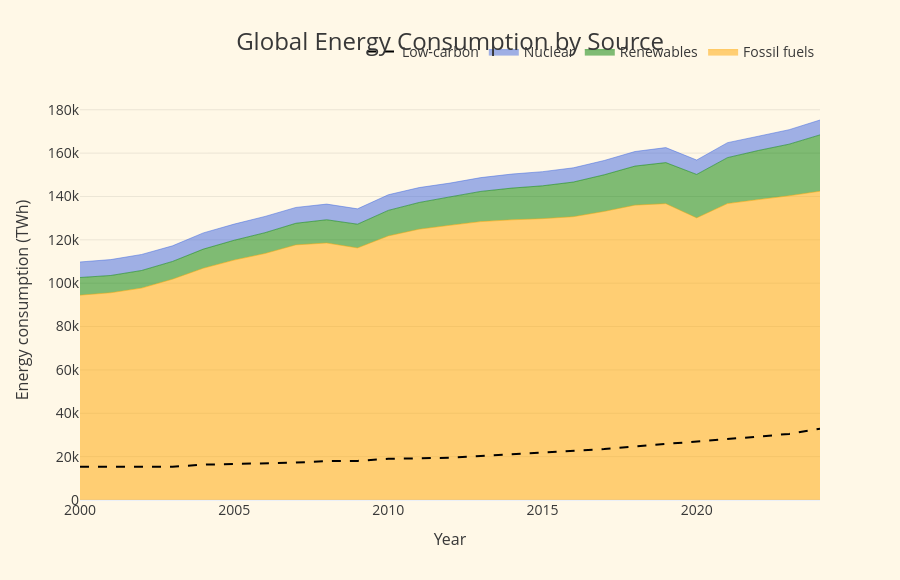

The code cell stored with this chart in its notebook:
### Code cell
fig = go.Figure()

# 1. Fossil fuels (bottom layer)
fig.add_trace(go.Scatter(
    x=global_cons["year"],
    y=global_cons["fossil_fuel_consumption"],
    name="Fossil fuels",
    mode="lines",
    line=dict(width=0.5, color="orange"),
    stackgroup="one"
))

# 2. Renewables (middle layer)
fig.add_trace(go.Scatter(
    x=global_cons["year"],
    y=global_cons["renewables_consumption"],
    name="Renewables",
    mode="lines",
    line=dict(width=0.5, color="green"),
    stackgroup="one"
))

# 3. Nuclear (top layer)
fig.add_trace(go.Scatter(
    x=global_cons["year"],
    y=global_cons["nuclear_consumption"],
    name="Nuclear",
    mode="lines",
    line=dict(width=0.5, color="royalblue"),
    stackgroup="one"
))

# 4. Low‑carbon line
fig.add_trace(go.Scatter(
    x=global_cons["year"],
    y=global_cons["low_carbon_consumption"],
    name="Low‑carbon",
    mode="lines",
    line=dict(width=2, color="black", dash="dash")
))

# --- UNIFIED PREMIUM LAYOUT ---
fig.update_layout(
    title=dict(
        text="Global Energy Consumption by Source",
        x=0.5,
        xanchor='center',
        font=dict(size=24, color="#383838")
    ),
    xaxis_title="Year",
    yaxis_title="Energy consumption (TWh)",

    # Background
    plot_bgcolor= "#FFF8E7",
    paper_bgcolor="#FFF8E7",
    height=580,
    template="plotly_white",

    # Global text style
    font=dict(color="#383838", size=14),

    # Axes
    xaxis=dict(
        showgrid=False,
        tickfont=dict(color="#383838"),
        title=dict(font=dict(color="#383838", size=16))
    ),
    yaxis=dict(
        gridcolor="rgba(0,0,0,0.08)",
        tickfont=dict(color="#383838"),
        title=dict(font=dict(color="#383838", size=16))
    ),

    # Legend
    legend=dict(
        orientation="h",
        yanchor="bottom",
        y=1.08,
        xanchor="right",
        x=1,
        font=dict(color="#383838", size=14)))

# --- SAVE THE FIGURE INTO A SPECIFIC FOLDER ---
# Example: save inside Quarto_Report/images/
fig.write_html(r"C:\Users\eirad\Desktop\IT ACADEMY\Sprint_13_Proyecto_Final\Quarto_Report\Plot\00_global_energy_stacked_area.html")
# Show the figure
fig.show()

### Figure 1 — Plotly figure (JSON) as saved in the notebook; plotly's stock layout.template omitted (floating-point values rounded to 4 significant figures)
{"data": [{"line": {"color": "orange", "width": 0.5}, "mode": "lines", "name": "Fossil fuels", "stackgroup": "one", "type": "scatter", "x": [2000, 2001, 2002, 2003, 2004, 2005, 2006, 2007, 2008, 2009, 2010, 2011, 2012, 2013, 2014, 2015, 2016, 2017, 2018, 2019, 2020, 2021, 2022, 2023, 2024], "y": [94470.0, 95600.0, 97730.0, 101900.0, 106900.0, 110700.0, 113700.0, 117700.0, 118500.0, 116300.0, 121800.0, 124900.0, 126700.0, 128400.0, 129200.0, 129800.0, 130700.0, 133100.0, 136000.0, 136700.0, 130100.0, 136700.0, 138500.0, 140300.0, 142400.0]}, {"line": {"color": "green", "width": 0.5}, "mode": "lines", "name": "Renewables", "stackgroup": "one", "type": "scatter", "x": [2000, 2001, 2002, 2003, 2004, 2005, 2006, 2007, 2008, 2009, 2010, 2011, 2012, 2013, 2014, 2015, 2016, 2017, 2018, 2019, 2020, 2021, 2022, 2023, 2024], "y": [8152.0, 7965.0, 8139.0, 8177.0, 8812.0, 9151.0, 9598.0, 9963.0, 10720.0, 10960.0, 11780.0, 12320.0, 13100.0, 13930.0, 14630.0, 15140.0, 15980.0, 16900.0, 18000.0, 18940.0, 20040.0, 21200.0, 22660.0, 23810.0, 25980.0]}, {"line": {"color": "royalblue", "width": 0.5}, "mode": "lines", "name": "Nuclear", "stackgroup": "one", "type": "scatter", "x": [2000, 2001, 2002, 2003, 2004, 2005, 2006, 2007, 2008, 2009, 2010, 2011, 2012, 2013, 2014, 2015, 2016, 2017, 2018, 2019, 2020, 2021, 2022, 2023, 2024], "y": [7169.0, 7330.0, 7386.0, 7197.0, 7483.0, 7442.0, 7495.0, 7303.0, 7223.0, 7083.0, 7209.0, 6872.0, 6367.0, 6369.0, 6466.0, 6520.0, 6567.0, 6593.0, 6717.0, 6920.0, 6640.0, 6903.0, 6583.0, 6677.0, 6872.0]}, {"line": {"color": "black", "dash": "dash", "width": 2}, "mode": "lines", "name": "Low‑carbon", "type": "scatter", "x": [2000, 2001, 2002, 2003, 2004, 2005, 2006, 2007, 2008, 2009, 2010, 2011, 2012, 2013, 2014, 2015, 2016, 2017, 2018, 2019, 2020, 2021, 2022, 2023, 2024], "y": [15320.0, 15300.0, 15520.0, 15370.0, 16300.0, 16590.0, 17090.0, 17270.0, 17940.0, 18040.0, 18990.0, 19190.0, 19470.0, 20300.0, 21100.0, 21660.0, 22550.0, 23490.0, 24720.0, 25860.0, 26680.0, 28100.0, 29240.0, 30490.0, 32850.0]}], "layout": {"font": {"color": "#383838", "size": 14}, "height": 580, "legend": {"font": {"color": "#383838", "size": 14}, "orientation": "h", "x": 1, "xanchor": "right", "y": 1.08, "yanchor": "bottom"}, "paper_bgcolor": "#FFF8E7", "plot_bgcolor": "#FFF8E7", "title": {"font": {"color": "#383838", "size": 24}, "text": "Global Energy Consumption by Source", "x": 0.5, "xanchor": "center"}, "xaxis": {"showgrid": false, "tickfont": {"color": "#383838"}, "title": {"font": {"color": "#383838", "size": 16}, "text": "Year"}}, "yaxis": {"gridcolor": "rgba(0,0,0,0.08)", "tickfont": {"color": "#383838"}, "title": {"font": {"color": "#383838", "size": 16}, "text": "Energy consumption (TWh)"}}}}
